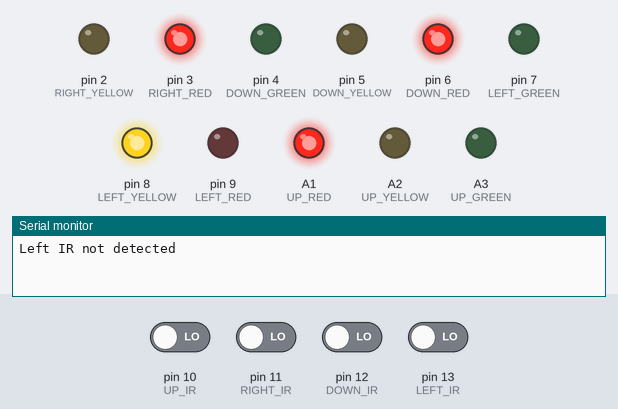
Recording of a sketch running on a simulated Arduino Uno, built with avr-gcc and run on an emulated ATmega328P. Parts: output pins drawn as LEDs (lit = HIGH), the last lines printed to the serial monitor. The test bench sets the inputs (shaded band); at power-on: pin 10 (UP_IR), pin 11 (RIGHT_IR), pin 12 (DOWN_IR), pin 13 (LEFT_IR) LOW. Pins used as bus, display or sensor lines are not drawn.

Above: at 1.2 s.
1.3 s: pin 12 (DOWN_IR) driven HIGH
At 12.8 s:
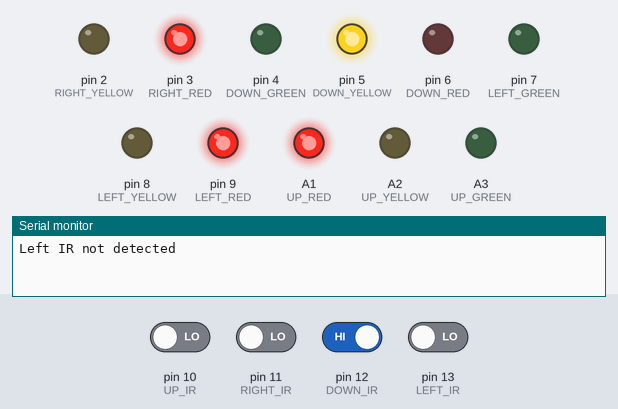
At 16.3 s:
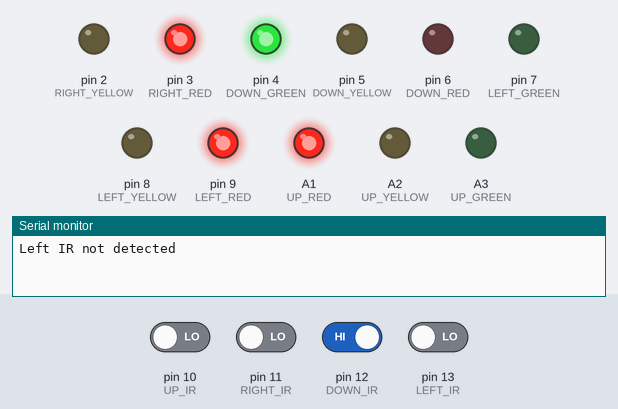
23.3 s: pin 13 (LEFT_IR) driven HIGH
At 47.8 s:
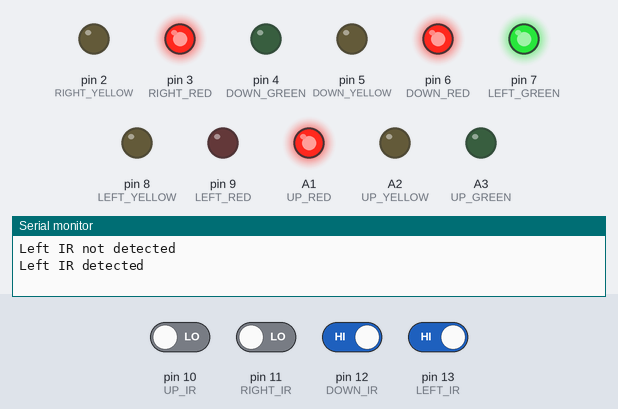
Timing chart, 0 to 49.3 s (numbered marks = the images above; inputs shaded):
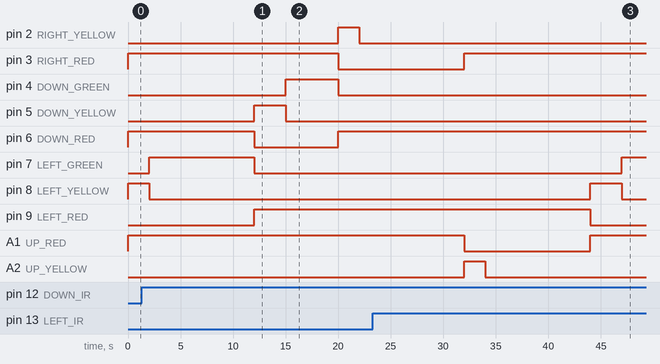

Measured:
- after the input at 1.3 s, pin 2 (RIGHT_YELLOW): LOW → HIGH after 18.7 s, → LOW 2.0 s later; pin 3 (RIGHT_RED): HIGH → LOW after 18.7 s; pin 4 (DOWN_GREEN): LOW → HIGH after 13.7 s instead of 12.7 s
- after the input at 23.3 s, pin 7 (LEFT_GREEN): LOW → HIGH after 23.7 s instead of 22.7 s

The sketch:

IntelliTraffic.ino
```cpp
#define LEFT_IR 13
#define DOWN_IR 12
#define RIGHT_IR 11
#define UP_IR 10

#define LEFT_RED 9
#define LEFT_YELLOW 8
#define LEFT_GREEN 7

#define DOWN_RED 6
#define DOWN_YELLOW 5
#define DOWN_GREEN 4

#define RIGHT_RED 3
#define RIGHT_YELLOW 2
#define RIGHT_GREEN 1

#define UP_RED A1
#define UP_YELLOW A2
#define UP_GREEN A3

void setup() {
  pinMode(LEFT_IR, INPUT);
  pinMode(DOWN_IR, INPUT);
  pinMode(RIGHT_IR, INPUT);
  pinMode(UP_IR, INPUT);

  pinMode(LEFT_RED, OUTPUT);
  pinMode(LEFT_YELLOW, OUTPUT);
  pinMode(LEFT_GREEN, OUTPUT);

  pinMode(DOWN_RED, OUTPUT);
  pinMode(DOWN_YELLOW, OUTPUT);
  pinMode(DOWN_GREEN, OUTPUT);

  pinMode(RIGHT_RED, OUTPUT);
  pinMode(RIGHT_YELLOW, OUTPUT);
  pinMode(RIGHT_GREEN, OUTPUT);

  pinMode(UP_RED, OUTPUT);
  pinMode(UP_YELLOW, OUTPUT);
  pinMode(UP_GREEN, OUTPUT);

  Serial.begin(9600);
}

void loop() {
  setAllRedsHigh();
  manageTraffic();
}

void setAllRedsHigh() {
  digitalWrite(LEFT_RED, HIGH);
  digitalWrite(RIGHT_RED, HIGH);
  digitalWrite(UP_RED, HIGH);
  digitalWrite(DOWN_RED, HIGH);
}

void manageTraffic() {
  if (digitalRead(LEFT_IR)) {
    Serial.println("Left IR detected");
    setLaneLights(LEFT_RED, LEFT_YELLOW, LEFT_GREEN, 3000, 5000);
  } else {
    Serial.println("Left IR not detected");
    setLaneLights(LEFT_RED, LEFT_YELLOW, LEFT_GREEN, 2000, 10000);
  }

  if (digitalRead(DOWN_IR)) {
    setLaneLights(DOWN_RED, DOWN_YELLOW, DOWN_GREEN, 3000, 5000);
  } else {
    setLaneLights(DOWN_RED, DOWN_YELLOW, DOWN_GREEN, 2000, 10000);
  }

  if (digitalRead(RIGHT_IR)) {
    setLaneLights(RIGHT_RED, RIGHT_YELLOW, RIGHT_GREEN, 3000, 5000);
  } else {
    setLaneLights(RIGHT_RED, RIGHT_YELLOW, RIGHT_GREEN, 2000, 10000);
  }

  if (digitalRead(UP_IR)) {
    setLaneLights(UP_RED, UP_YELLOW, UP_GREEN, 3000, 5000);
  } else {
    setLaneLights(UP_RED, UP_YELLOW, UP_GREEN, 2000, 10000);
  }
}

void setLaneLights(int red, int yellow, int green, int yellowDuration, int greenDuration) {
  digitalWrite(red, LOW);
  digitalWrite(yellow, HIGH);
  delay(yellowDuration);
  digitalWrite(yellow, LOW);
  digitalWrite(green, HIGH);
  delay(greenDuration);
  digitalWrite(green, LOW);
  digitalWrite(red, HIGH);
}
```
